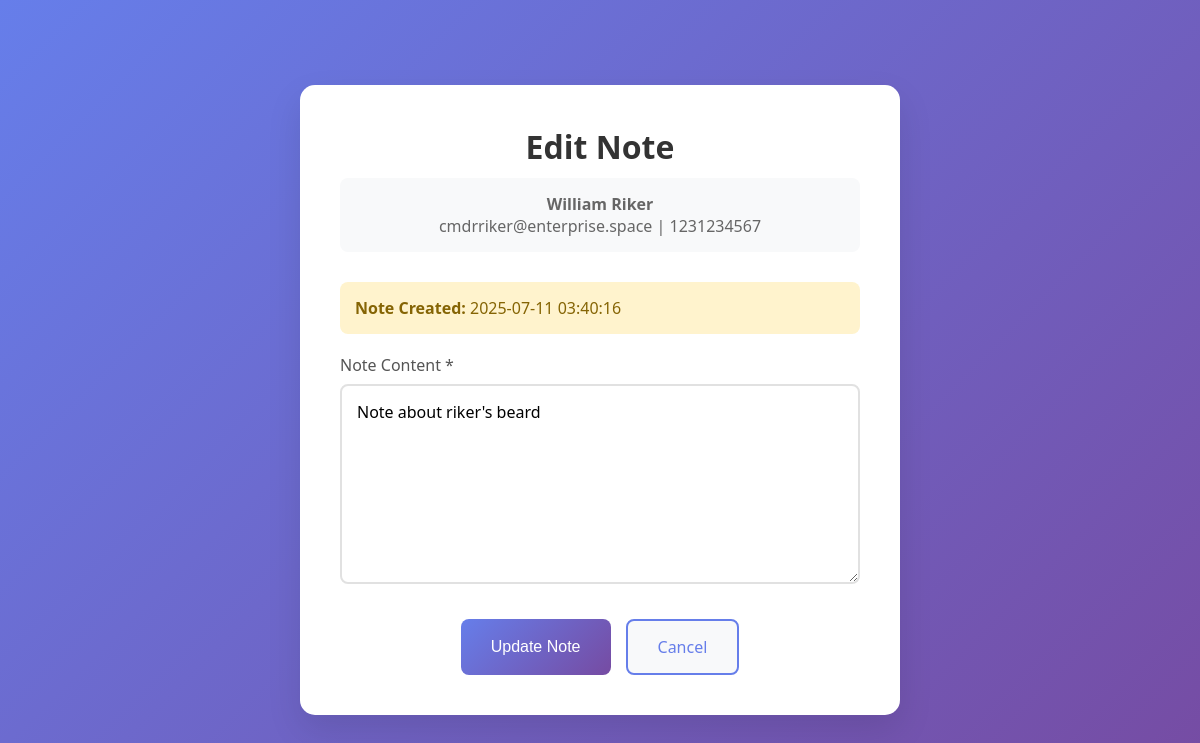
The app's page /contact/5/notes/3/edit with its own data.
### tables this page shows
CREATE TABLE contacts (
            id INTEGER PRIMARY KEY AUTOINCREMENT,
            first_name TEXT NOT NULL,
            last_name TEXT NOT NULL,
            email TEXT NOT NULL,
            phone TEXT NOT NULL,
            created_at TIMESTAMP DEFAULT CURRENT_TIMESTAMP
        );

CREATE TABLE notes (
            id INTEGER PRIMARY KEY AUTOINCREMENT,
            contact_id INTEGER NOT NULL,
            note_text TEXT NOT NULL,
            created_at TIMESTAMP DEFAULT CURRENT_TIMESTAMP,
            updated_at TIMESTAMP DEFAULT CURRENT_TIMESTAMP,
            FOREIGN KEY (contact_id) REFERENCES contacts (id) ON DELETE CASCADE
        );

### app.py (the view, shortened to what this page needs)
@app.route('/contact/<int:contact_id>/notes/<int:note_id>/edit', methods=['GET', 'POST'])
def edit_note(contact_id, note_id):
    conn = get_db_connection()
    contact = conn.execute('SELECT * FROM contacts WHERE id = ?', (contact_id,)).fetchone()
    note = conn.execute('SELECT * FROM notes WHERE id = ? AND contact_id = ?', (note_id, contact_id)).fetchone()
    if not contact or not note:
        flash('Contact or note not found', 'error')
        conn.close()
        return redirect(url_for('view_data'))
    conn.close()
    return render_template('add_edit_note.html', contact=contact, note=note)

### app.py (called while the page is built)
def get_db_connection():
    conn = sqlite3.connect(DATABASE)
    conn.row_factory = sqlite3.Row
    return conn

### templates/add_edit_note.html (shortened to what this page needs)
<!DOCTYPE html>
<html lang="en">
<head>
</head>
<body>
    <div class="container">
        <h1>{{ 'Edit Note' if note else 'Add New Note' }}</h1>
        <div class="contact-info">
            <strong>{{ contact.first_name }} {{ contact.last_name }}</strong><br>
            {{ contact.email }} | {{ contact.phone }}
        </div>
        {% if note %}
        <div class="note-info">
            <strong>Note Created:</strong> {{ note.created_at }}<br>
        </div>
        {% endif %}
        <form method="POST">
            <div class="form-group">
                <label for="note_text">Note Content *</label>
                <textarea id="note_text" name="note_text"
                          placeholder="Enter your note here..."
                          required>{{ note.note_text if note else (note_text or '') }}</textarea>
            </div>
            <div class="button-group">
                <button type="submit" class="btn btn-primary">
                    {{ 'Update Note' if note else 'Save Note' }}
                </button>
                <a href="{{ url_for('view_contact_notes', contact_id=contact.id) }}" class="btn btn-secondary">
                    Cancel
                </a>
            </div>
        </form>
    </div>
</body>
</html>

### templates/add_edit_note.html (style rules this page uses)
* { margin: 0; padding: 0; box-sizing: border-box; }
body { font-family: 'Segoe UI', Tahoma, Geneva, Verdana, sans-serif; background: linear-gradient(135deg, #667eea 0%, #764ba2 100%); min-height: 100vh; display: flex; align-items: center; justify-content: center; padding: 20px; }
.container { background: white; padding: 40px; border-radius: 15px; box-shadow: 0 15px 35px rgba(0, 0, 0, 0.1); width: 100%; max-width: 600px; }
h1 { text-align: center; color: #333; margin-bottom: 10px; font-size: 2rem; }
.contact-info { text-align: center; color: #666; margin-bottom: 30px; padding: 15px; background: #f8f9fa; border-radius: 8px; }
.form-group { margin-bottom: 20px; }
label { display: block; margin-bottom: 8px; color: #555; font-weight: 500; }
textarea { width: 100%; min-height: 200px; padding: 15px; border: 2px solid #e1e1e1; border-radius: 8px; font-size: 16px; font-family: inherit; resize: vertical; transition: border-color 0.3s ease; }
.button-group { display: flex; gap: 15px; justify-content: center; margin-top: 30px; }
.btn { padding: 15px 30px; border: none; border-radius: 8px; font-size: 16px; cursor: pointer; transition: all 0.3s ease; text-decoration: none; display: inline-block; text-align: center; font-weight: 500; }
.btn-primary { background: linear-gradient(135deg, #667eea 0%, #764ba2 100%); color: white; }
.btn-secondary { background: #f8f9fa; color: #667eea; border: 2px solid #667eea; }
.note-info { background: #fff3cd; padding: 15px; border-radius: 8px; margin-bottom: 20px; color: #856404; }

### records on screen
contacts: first_name "William", last_name "Riker", email "cmdrriker@enterprise.space", phone "1231234567"
notes: created_at "2025-07-11 03:40:16", note_text "Note about riker's beard"

### other values on screen
{{ 'Edit Note' if note else 'Add New Note' }} "Edit Note"
{{ 'Update Note' if note else 'Save Note' }} "Update Note"
